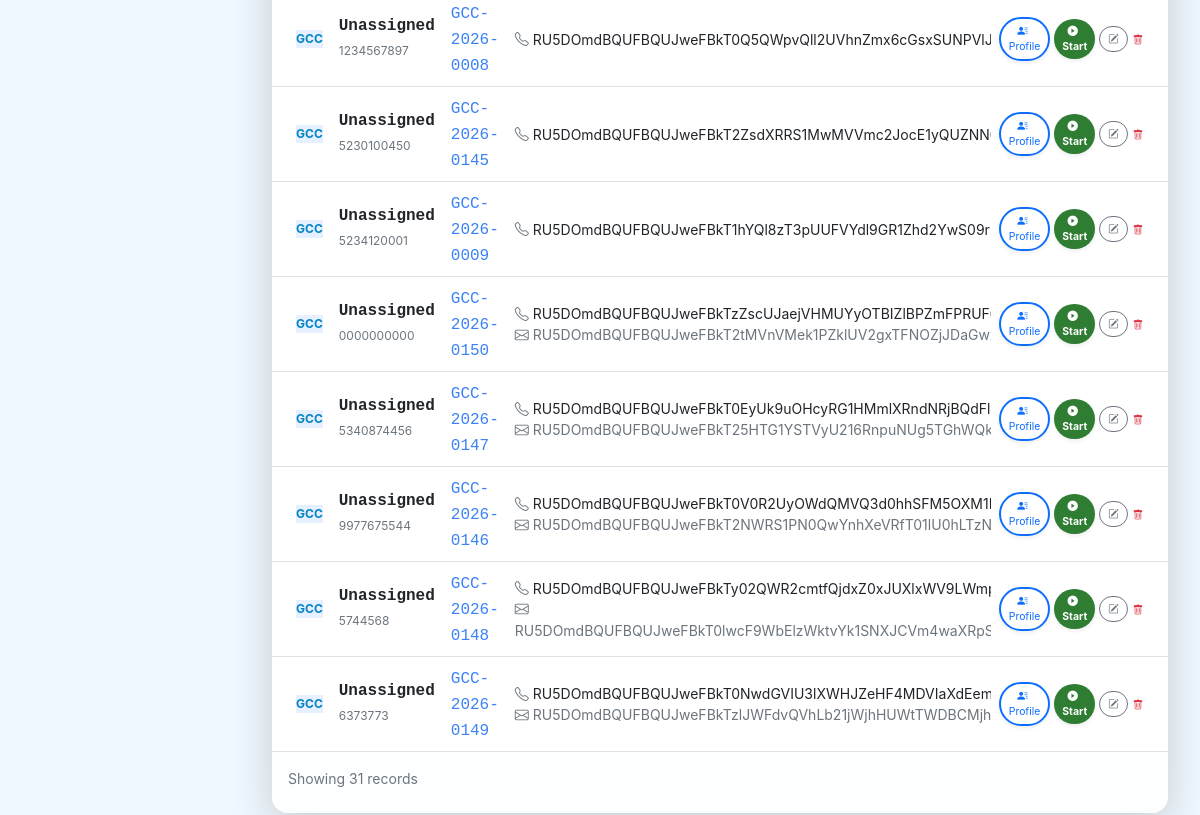
/my_cases (signed in, lower part), run on an earlier commit of the app's database.
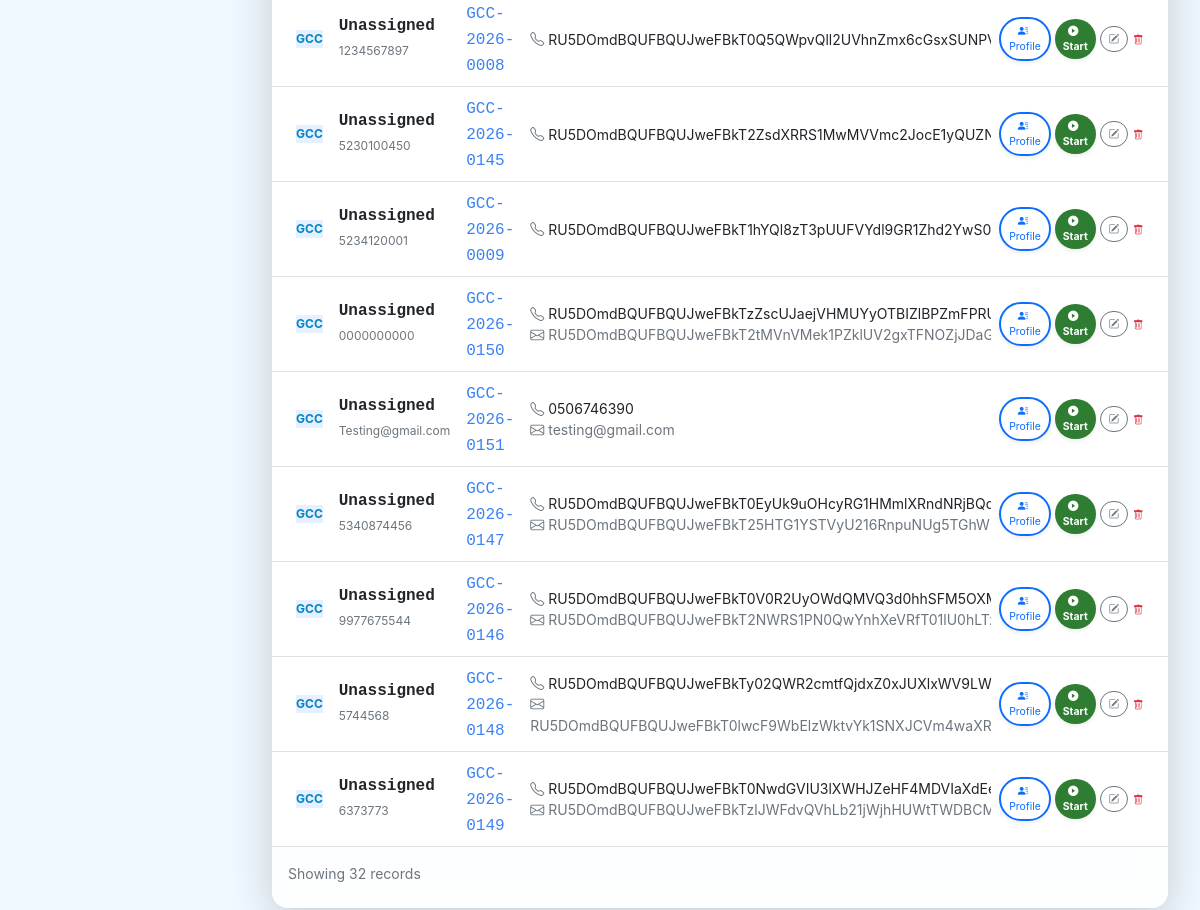
And on a later commit of the database.
### tables this page shows
CREATE TABLE "Student" (
	"id"	INTEGER,
	"name"	TEXT NOT NULL UNIQUE,
	"age"	INTEGER,
	"gender"	INTEGER,
	"program"	TEXT,
	"contact"	TEXT,
	"created_at"	TIMESTAMP DEFAULT CURRENT_TIMESTAMP,
	"index_number"	TEXT,
	"department"	TEXT,
	"programme"	TEXT,
	"parent_contact"	INTEGER, faculty TEXT, hall_of_residence TEXT, updated_at TIMESTAMP, last_modified_by TEXT, is_deleted BOOLEAN DEFAULT 0, sync_status TEXT DEFAULT 'pending', global_id TEXT, case_number TEXT, email TEXT, last_synced_at TEXT,
	PRIMARY KEY("id")
);

### app.py (the view, shortened to what this page needs)
@app.route('/my_cases')
@login_required
def my_cases():
    user_role = (session.get('role') or '').strip().lower()
    if user_role not in ['counsellor', 'counselor', 'admin']:
        flash(f"Access restricted to clinical staff (Current Role: {user_role.capitalize() or 'Unknown'}).", "error")
        return redirect(url_for('dashboard'))
    try:
        conn = get_db_connection()
        user_full_name = session.get('full_name') or session.get('username', '')
        username = session.get('username', '')
        counsellor = conn.execute(
            "SELECT id FROM Counsellor WHERE name = ? OR name = ?",
            (user_full_name, username)).fetchone()
        counsellor_id = counsellor['id']
        students_raw = conn.execute('''
            SELECT s.*,
                   COUNT(DISTINCT sess.id) as session_count
            FROM Student s
            JOIN Appointment a ON s.id = a.student_id
            LEFT JOIN session sess ON a.id = sess.appointment_id
            WHERE a.Counsellor_id = ?
            GROUP BY s.id
            ORDER BY MAX(a.date) DESC
        ''', (counsellor_id,)).fetchall()
        conn.close()
        students = []
        for student in students_raw:
            student_dict = dict(student)
            student_db_id = student_dict.get('id', 0)
            s_name = student_dict.get('name', 'GCC')
            parts = [p.strip() for p in s_name.split() if p.strip()]
            if len(parts) >= 2:
                initials = (parts[0][0] + parts[-1][0]).upper()
            elif len(parts) == 1:
                initials = parts[0][:2].upper()
            else:
                initials = "GC"
            if not student_dict.get('case_number'):
                student_dict['case_number'] = f"GCC-{datetime.now().year}-{student_db_id:04d}"
            student_dict['professional_id'] = student_dict['case_number']
            students.append(student_dict)
        return render_template('students.html', students=students, programs=[], page_title="My Cases")
    except Exception as e:
        print(f"[MY_CASES] Error: {e}")
        flash(f"Error accessing cases: {str(e)}", "error")
        return redirect(url_for('dashboard'))

### app.py (called while the page is built, shortened)
def ensure_database_initialized():
    global _db_initialization_lock, _db_initialized
    if _db_initialized:
        return

@app.context_processor
def inject_now():
    ctx = {'now': datetime.utcnow()}
    try:
        from flask import session as _s
        if _s.get('logged_in'):
            _conn = get_db_connection()
            count = _conn.execute(
                """SELECT COUNT(*) FROM BookingRequest
                   WHERE status = 'Pending'"""
            ).fetchone()[0]
            _conn.close()
            ctx['latest_booking_count'] = count
    except Exception:
        ctx['latest_booking_count'] = 0
    return ctx

def login_required(f):
    @wraps(f)
    def decorated_function(*args, **kwargs):
        if 'logged_in' not in session:
            return redirect(url_for('welcome'))
        return f(*args, **kwargs)
    return decorated_function

@app.context_processor
def inject_node_info():
    return dict(node_config=node_config.load_config())

@app.context_processor
def inject_notifications():
    if not session.get('logged_in'):
        return {}
    try:
        user_id = session.get('user_id')
        conn = get_db_connection()
        notifs = conn.execute('''
            SELECT * FROM Notification
            WHERE user_id = ? AND is_read = 0
            ORDER BY created_at DESC LIMIT 5
        ''', (user_id,)).fetchall()
        unread_count = conn.execute('''
            SELECT COUNT(*) FROM Notification
            WHERE user_id = ? AND is_read = 0
        ''', (user_id,)).fetchone()[0]
        conn.close()
        return {'notifications': notifs, 'unread_count': unread_count}
    except:
        return {'notifications': [], 'unread_count': 0}

@app.context_processor
def inject_settings():
    try:
        conn = get_db_connection()
        settings_rows = conn.execute(
            "SELECT setting_name, setting_value FROM app_settings").fetchall()
        conn.close()
        settings = {row['setting_name']: row['setting_value']
                    for row in settings_rows}
        return {'settings': settings}
    except:
        return {'settings': {}}

### node_config.py (called while the page is built)
def get_config_path():
    try:
        if getattr(sys, 'frozen', False):
            base_path = os.path.dirname(sys.executable)
        else:
            base_path = os.path.dirname(os.path.abspath(__file__))
    except:
        base_path = os.path.dirname(os.path.abspath(__file__))
    return os.path.join(base_path, CONFIG_FILE)

### templates/students.html (shortened to what this page needs)
{% extends "base_modern.html" %}
{% block content %}
<div class="card card-glass border-0 shadow-lg">
    <div class="card-body p-0">
        <div class="table-responsive">
            <table class="table table-hover align-middle table-borderless mb-0" id="studentsTable" style="table-layout: auto; width: 100%;">
                <tbody>
                    {% for student in students %}
                    <tr class="row-hover border-bottom">
                        <td class="ps-4 py-3">
                            <div class="d-flex align-items-center">
                                <div class="avatar-circle bg-primary bg-opacity-10 text-primary fw-bold me-3" style="font-size:0.75rem;">
                                    {{ (student.case_id or 'GCC')[-4:] }}
                                </div>
                                <div>
                                    <h6 class="fw-bold mb-0 text-dark font-monospace">{{ student.case_id or 'Unassigned' }}</h6>
                                    <small class="text-muted" style="font-size: 0.75rem;">{{ student.index_number or 'No Index' }}</small>
                                </div>
                            </div>
                        </td>
                        <td>
                            <span class="font-monospace text-secondary">{{ student.professional_id }}</span>
                        </td>
                        <td>
                            {% if student.contact %}
                            <div class="small"><i class="bi bi-telephone me-1 text-muted"></i>{{ student.contact }}
                            </div>
                            {% endif %}
                            {% if student.email %}
                            <div class="small text-muted"><i class="bi bi-envelope me-1"></i>{{ student.email }}</div>
                            {% endif %}
                        </td>
                        <td class="text-end pe-4">
                            <div class="d-flex align-items-center justify-content-end gap-1">
                                <a href="{{ url_for('student_profile', id=student.id) }}"
                                   class="btn btn-sm btn-outline-primary rounded-pill px-2 py-1 shadow-sm border-2"
                                   style="font-size: 0.65rem;">
                                    <i class="bi bi-person-lines-fill me-1"></i> Profile
                                </a>
                                <button type="button"
                                        onclick="handleStartSession({{ student.id }}, '{{ student.clinical_id }}')"
                                        class="btn btn-sm btn-success rounded-pill px-2 py-1 fw-bold shadow-sm"
                                        style="font-size: 0.65rem; background: #2e7d32; border: none;">
                                    <i class="bi bi-play-circle-fill me-1"></i> Start
                                </button>
                                <a href="/add_student?edit={{ student.id }}"
                                   class="btn btn-sm btn-outline-secondary rounded-pill px-2 py-1"
                                   style="font-size: 0.65rem;">
                                    <i class="bi bi-pencil-square"></i>
                                </a>
                                <form action="/delete_student/{{ student.id }}" method="POST"
                                      onsubmit="return GCC.confirmForm(event, 'Are you sure?', 'warning', 'Delete');"
                                      class="d-inline">
                                    <button type="submit"
                                            class="btn btn-link btn-sm text-danger p-0"
                                            style="font-size: 0.65rem;">
                                        <i class="bi bi-trash"></i>
                                    </button>
                                </form>
                            </div>
                        </td>
                    </tr>
                    {% endfor %}
                </tbody>
            </table>
        </div>
    </div>
    <div class="card-footer bg-transparent border-0 pt-3 pb-4">
        <div class="d-flex justify-content-between align-items-center small text-muted">
            <div>Showing {{ students|length }} records</div>
        </div>
    </div>
</div>
{% endblock %}

### templates/base_modern.html (shortened to what this page needs)
<!DOCTYPE html>
<html lang="en">
<head>
    <link href="{{ url_for('static', filename='css/bootstrap.min.css') }}" rel="stylesheet">
    <link rel="stylesheet" href="{{ url_for('static', filename='css/bootstrap-icons.css') }}">
    <link rel="stylesheet" href="{{ url_for('static', filename='css/modern_theme.css') }}?v=2.2">
</head>
<body data-theme="{{ settings.get('active_theme', 'default') }}">
                    {% set role_labels = {'Secretary': 'Desk Administrator', 'Admin': 'System Administrator', 'Counsellor': 'Counsellor', 'Counselor': 'Counsellor'} %}
                    {% set display_name = session.get('full_name', 'User') %}
                    {% if display_name.strip().lower() in ['secretary', 'admin', 'counsellor', 'counselor'] %}
                        {% set display_name = role_labels.get(session.get('role'), display_name) %}
                    {% endif %}
    <main class="main-content">
        {% block content %}{% endblock %}
    </main>
</body>
</html>

### static/css/modern_theme.css (style rules this page uses)
:root { --bg-body: #f8f9fa; --brand-primary: #800000; --brand-secondary: #FFD700; --brand-success: #006400; --brand-dark: #4a0000; --sidebar-bg: rgba(255, 255, 255, 0.98); --text-main: #1a1a1a; --text-muted: #6c757d; --glass-bg: rgba(255, 255, 255, 0.85); --glass-border: rgba(128, 0, 0, 0.1); --card-shadow: 0 8px 30px rgba(0, 0, 0, 0.05); }
[data-theme="ocean"] { --bg-body: #f0f9ff; --brand-primary: #0284c7; --brand-secondary: #3b82f6; --brand-accent: #38bdf8; --brand-dark: #0c4a6e; }
body { background-color: var(--bg-body); color: var(--text-main); font-family: 'Inter', system-ui, -apple-system, sans-serif; transition: background-color 0.5s ease, color 0.5s ease; overflow-x: hidden; }
.card-glass { background: var(--glass-bg); backdrop-filter: blur(12px); -webkit-backdrop-filter: blur(12px); border: 1px solid var(--glass-border); box-shadow: var(--card-shadow); border-radius: 16px; transition: background 0.5s ease, border-color 0.5s ease; }
.table-responsive { overflow-x: auto; position: relative; }
.table tr th:last-child, .table tr td:last-child { position: sticky; right: 0; background: white !important; z-index: 10; box-shadow: -5px 0 10px rgba(0,0,0,0.03); }
.main-content { margin-left: 240px; padding: 2rem; transition: margin-left 0.3s cubic-bezier(0.4, 0, 0.2, 1); width: calc(100% - 240px); max-width: 100vw; }
.text-primary { color: var(--brand-primary) !important; }

### templates/base_modern.html (style rules this page uses)
body { font-family: 'Inter', -apple-system, BlinkMacSystemFont, "Segoe UI", Roboto, Arial, sans-serif !important; }
:root { --brand-primary: #800000; --brand-secondary: #FFD700; }

What changed in the data, as far as the page shows it:
added Student: case_id "GCC", case_id "Unassigned", index_number "Testing@gmail.com", professional_id "GCC-2026-0151", contact "0506746390", email "testing@gmail.com"
Also different on the page:
{{ students|length }}: "31" → "32"
